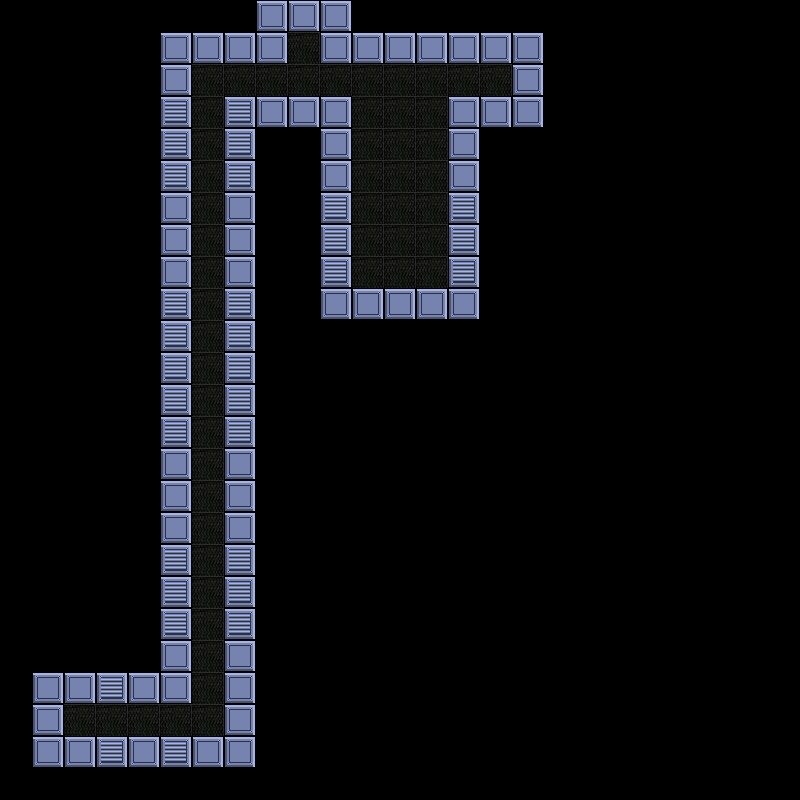

A level layout from a 2D game, rendered from its tile map. Below: a short description, then the map file with tile-grid data replaced by summaries:
An orthogonal 25x25 tile map with 32x32 px tiles, 3 tile layers (floor, tiles, objects) and 15 objects (13x fixture, object, robot).

<map version="1.0" orientation="orthogonal" renderorder="right-down" width="25" height="25" tilewidth="32" tileheight="32" nextobjectid="16">
 <tileset firstgid="1" name="tileset1" tilewidth="32" tileheight="32" tilecount="256" columns="16">
  <image source="../../../images/tiles/tileset1.png" width="512" height="512" />
  <tile id="16">
   <properties>
    <property name="solid" value="true" />
   </properties>
  </tile>
  <tile id="17">
   <properties>
    <property name="solid" value="true" />
   </properties>
  </tile>
 </tileset>
 <layer name="floor" width="25" height="25">
  <data>[625 cells, 53 non-empty, 1 distinct tile ids]</data>
 </layer>
 <layer name="tiles" width="25" height="25">
  <data>[625 cells, 88 non-empty, 2 distinct tile ids]</data>
 </layer>
 <layer name="objects" width="25" height="25">
  <data>[625 cells, 0 non-empty, 0 distinct tile ids]</data>
 </layer>
 <objectgroup name="Object Layer 1">
  <object id="1" name="wall-body" type="object" x="32" y="672" width="160" height="32">
   <properties>
    <property name="bodyType" value="StaticBody" />
   </properties>
  </object>
  <object id="2" name="wall3" type="fixture" x="224" y="128" width="32" height="608">
   <properties>
    <property name="body" value="wall-body" />
   </properties>
  </object>
  <object id="3" name="wall5" type="fixture" x="160" y="32" width="128" height="32">
   <properties>
    <property name="body" value="wall-body" />
   </properties>
  </object>
  <object id="4" name="wall2" type="fixture" x="32" y="736" width="224" height="32">
   <properties>
    <property name="body" value="wall-body" />
   </properties>
  </object>
  <object id="5" name="wall" type="fixture" x="32" y="704" width="32" height="32">
   <properties>
    <property name="body" value="wall-body" />
   </properties>
  </object>
  <object id="6" name="wall4" type="fixture" x="160" y="64" width="32" height="608">
   <properties>
    <property name="body" value="wall-body" />
   </properties>
  </object>
  <object id="7" name="wall6" type="fixture" x="256" y="0" width="96" height="32">
   <properties>
    <property name="body" value="wall-body" />
   </properties>
  </object>
  <object id="8" name="wall7" type="fixture" x="224" y="96" width="128" height="32">
   <properties>
    <property name="body" value="wall-body" />
   </properties>
  </object>
  <object id="9" name="wall8" type="fixture" x="320" y="32" width="224" height="32">
   <properties>
    <property name="body" value="wall-body" />
   </properties>
  </object>
  <object id="10" name="wall9" type="fixture" x="512" y="64" width="32" height="32">
   <properties>
    <property name="body" value="wall-body" />
   </properties>
  </object>
  <object id="11" name="wall10" type="fixture" x="448" y="96" width="96" height="32">
   <properties>
    <property name="body" value="wall-body" />
   </properties>
  </object>
  <object id="12" name="wall11" type="fixture" x="320" y="128" width="32" height="160">
   <properties>
    <property name="body" value="wall-body" />
   </properties>
  </object>
  <object id="13" name="wall12" type="fixture" x="448" y="128" width="32" height="160">
   <properties>
    <property name="body" value="wall-body" />
   </properties>
  </object>
  <object id="14" name="wall13" type="fixture" x="320" y="288" width="160" height="32">
   <properties>
    <property name="body" value="wall-body" />
   </properties>
  </object>
  <object id="15" name="robot2" type="robot" x="480" y="64" width="32" height="32">
   <properties>
    <property name="ActivityBlockingComponent" type="bool" value="true" />
    <property name="BlockingComponent" type="bool" value="true" />
    <property name="BlockingComponent.blocking" type="bool" value="true" />
    <property name="Box2DBodyComponent" type="bool" value="true" />
    <property name="ConeLightComponent" type="bool" value="true" />
    <property name="ConeLightComponent.alpha" type="float" value="0.5" />
    <property name="ConeLightComponent.blue" type="float" value="1" />
    <property name="ConeLightComponent.coneDegree" type="float" value="45" />
    <property name="ConeLightComponent.directionDegree" type="float" value="0" />
    <property name="ConeLightComponent.distance" type="float" value="512" />
    <property name="ConeLightComponent.green" type="float" value="0.8" />
    <property name="ConeLightComponent.red" type="float" value="0.8" />
    <property name="ConeLightComponent.xCo" type="float" value="4" />
    <property name="ConeLightComponent.yCo" type="float" value="0" />
    <property name="EntityComponent" type="bool" value="true" />
    <property name="LiftableComponent" type="bool" value="false" />
    <property name="LifterComponent" type="bool" value="false" />
    <property name="PositionComponent" type="bool" value="true" />
    <property name="PositionComponent.angle" type="float" value="180" />
    <property name="ProcessQueueComponent" type="bool" value="true" />
    <property name="SpriteComponent" type="bool" value="true" />
    <property name="SpriteComponent.spriteLocation" value="images/player/robot1.png" />
    <property name="TextTagComponent" type="bool" value="true" />
    <property name="TextTagComponent.deltaX" type="float" value="0" />
    <property name="TextTagComponent.deltaY" type="float" value="2" />
    <property name="TextTagComponent.shouldRender" type="bool" value="true" />
    <property name="VelocityComponent" type="bool" value="true" />
    <property name="VelocityComponent.maxTravelVelocity" type="float" value="2" />
    <property name="VelocityComponent.maxTurnVelocity" type="float" value="1.5" />
   </properties>
  </object>
 </objectgroup>
</map>
